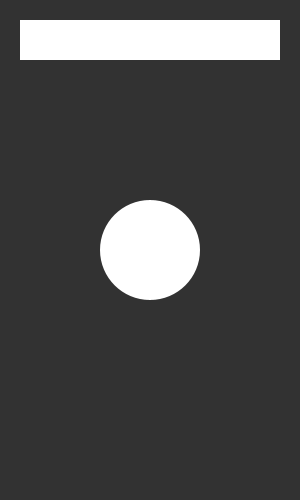
Frame 1 (no input)
Frame 60 (the mouse pressed at the canvas centre just before this capture): identical to frame 1, image omitted
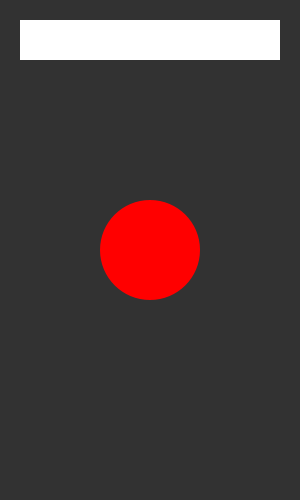
Frame 120 (the mouse held since frame 60 and released just before this capture)

The Processing sketch that drew these frames (run headless with seeded random() and noise(); from frame 60 on, the mouse is pressed at the canvas centre):

// Processing sketch: processing_88680
// ── processing_88680.pde

void setup(){
  size(300, 500); //size of applet
}

void draw(){
  background(50, 50, 50); //background colour
  noStroke(); //no stroke around shapes
  fill(255); //white fill for rectangle only
  rect(20, 20, 260, 40); //position and size of rectangle
  if(mouseX > width/2-50 && mouseY > height/2-50 && mouseX < width/2+50 && mouseY < height/2+50){
    //if condition this sets a boundary around the shapes
  fill(255, 0, 0);//colour for rectangle and circle
  }
  else fill(255); //else condition, the colour will change if mouse goes over shapes
  ellipse(width/2, height/2, 100, 100); //position and size of circle
}
